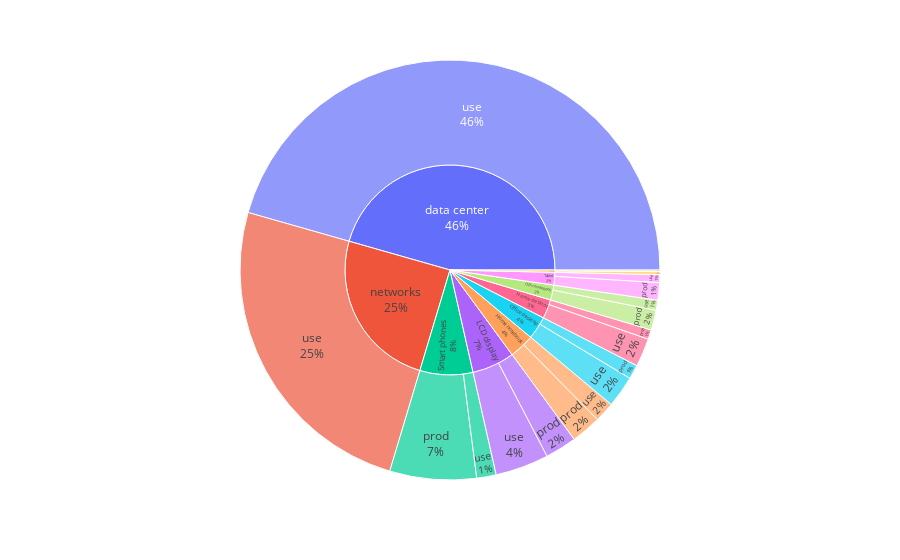

Notebook source saved alongside this figure:
### Markdown cell above
Even lacking numbers for manufacturing emissions of data centers and networks, they clearly dominate the emissions landscape. The second figure better depicts the ration between emissions caused by manufacturing and usage. These numbers are a stark contradiction to those presented in {cite}`inrWeNR2021Release2021`.

### Code cell
import plotly.express as px

fig = px.sunburst(emissions2020, path=["equipment", "life cycle"], values=2020)
fig.update_traces(textinfo="label+percent root")
fig.show()

### Figure 1 — Plotly figure (JSON) as saved in the notebook; plotly's stock layout.template omitted (floating-point values rounded to 4 significant figures)
{"data": [{"branchvalues": "total", "domain": {"x": [0, 1], "y": [0, 1]}, "hovertemplate": "labels=%{label}<br>2020=%{value}<br>parent=%{parent}<br>id=%{id}<extra></extra>", "ids": ["CRT display/prod", "Home desktop/prod", "Home notebook/prod", "LCD display/prod", "Office desktop/prod", "Office notebook/prod", "Smart phones/prod", "Tablet/prod", "CRT display/use", "Home desktop/use", "Home notebook/use", "LCD display/use", "Office desktop/use", "Office notebook/use", "Smart phones/use", "Tablet/use", "data center/use", "networks/use", "CRT display", "Home desktop", "Home notebook", "LCD display", "Office desktop", "Office notebook", "Smart phones", "Tablet", "data center", "networks"], "labels": ["prod", "prod", "prod", "prod", "prod", "prod", "prod", "prod", "use", "use", "use", "use", "use", "use", "use", "use", "use", "use", "CRT display", "Home desktop", "Home notebook", "LCD display", "Office desktop", "Office notebook", "Smart phones", "Tablet", "data center", "networks"], "name": "", "parents": ["CRT display", "Home desktop", "Home notebook", "LCD display", "Office desktop", "Office notebook", "Smart phones", "Tablet", "CRT display", "Home desktop", "Home notebook", "LCD display", "Office desktop", "Office notebook", "Smart phones", "Tablet", "data center", "networks", "", "", "", "", "", "", "", "", "", ""], "textinfo": "label+percent root", "type": "sunburst", "values": [1.371, 7.941, 25.09, 26.36, 11.93, 16.74, 72.38, 14.6, 2.448, 23.71, 16.88, 44.67, 26.43, 8.34, 16.29, 6.57, 494.9, 269.1, 3.819, 31.66, 41.96, 71.02, 38.35, 25.08, 88.67, 21.17, 494.9, 269.1]}], "layout": {"legend": {"tracegroupgap": 0}, "margin": {"t": 60}}}
